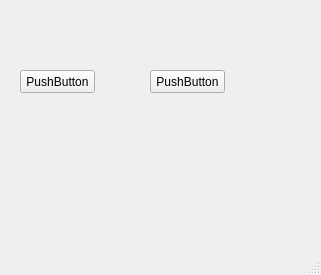
<?xml version="1.0" encoding="UTF-8"?>
<ui version="4.0">
 <class>MyChildMainWindow</class>
 <widget class="QMainWindow" name="MyChildMainWindow">
  <property name="geometry">
   <rect>
    <x>0</x>
    <y>0</y>
    <width>321</width>
    <height>275</height>
   </rect>
  </property>
  <property name="windowTitle">
   <string>MainWindow</string>
  </property>
  <widget class="QWidget" name="centralwidget">
   <widget class="QPushButton" name="pushButton">
    <property name="geometry">
     <rect>
      <x>20</x>
      <y>70</y>
      <width>75</width>
      <height>23</height>
     </rect>
    </property>
    <property name="text">
     <string>PushButton</string>
    </property>
   </widget>
   <widget class="QPushButton" name="pushButton_2">
    <property name="geometry">
     <rect>
      <x>150</x>
      <y>70</y>
      <width>75</width>
      <height>23</height>
     </rect>
    </property>
    <property name="text">
     <string>PushButton</string>
    </property>
   </widget>
  </widget>
  <widget class="QMenuBar" name="menubar">
   <property name="geometry">
    <rect>
     <x>0</x>
     <y>0</y>
     <width>321</width>
     <height>18</height>
    </rect>
   </property>
  </widget>
  <widget class="QStatusBar" name="statusbar"/>
 </widget>
 <resources/>
 <connections/>
</ui>
